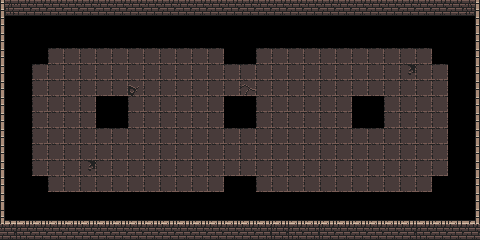

This game map was drawn from its Tiled (.tmx) file and the tilesets committed beside it. A one-line description and the full map source follow:
An orthogonal 30x15 tile map with 16x16 px tiles, 1 tile layer (First layer).

<map version="1.2" tiledversion="1.2.4" orientation="orthogonal" renderorder="left-up" width="30" height="15" tilewidth="16" tileheight="16" infinite="0" nextlayerid="3" nextobjectid="1">
 <tileset firstgid="1" source="Dungeon_Tileset.tsx" />
 <layer id="2" name="First layer" width="30" height="15">
  <data encoding="csv">
259,35,35,35,35,35,35,35,35,35,35,35,35,35,35,35,35,35,35,35,35,35,35,35,35,35,35,35,35,260,
258,0,0,0,0,0,0,0,0,0,0,0,0,0,0,0,0,0,0,0,0,0,0,0,0,0,0,0,0,257,
258,0,0,0,0,0,0,0,0,0,0,0,0,0,0,0,0,0,0,0,0,0,0,0,0,0,0,0,0,257,
258,0,0,130,130,130,130,130,130,130,130,130,130,130,0,0,130,130,130,130,130,130,130,130,130,130,130,0,0,257,
258,0,130,130,130,130,130,130,130,130,130,130,130,130,130,130,130,130,130,130,130,130,130,130,130,194,130,130,0,257,
258,0,130,130,130,130,130,130,162,130,130,130,130,130,130,131,130,130,130,130,130,130,130,130,130,130,130,130,0,257,
258,0,130,130,130,130,0,0,130,130,130,130,130,130,0,0,130,130,130,130,130,130,0,0,130,130,130,130,0,257,
258,0,130,130,130,130,0,0,130,130,130,130,130,130,0,0,130,130,130,130,130,130,0,0,130,130,130,130,0,257,
258,0,130,130,130,130,130,130,130,130,130,130,130,130,130,130,130,130,130,130,130,130,130,130,130,130,130,130,0,257,
258,0,130,130,130,130,130,130,130,130,130,130,130,130,130,130,130,130,130,130,130,130,130,130,130,130,130,130,0,257,
258,0,130,130,130,194,130,130,130,130,130,130,130,130,130,130,130,130,130,130,130,130,130,130,130,130,130,130,0,257,
258,0,0,130,130,130,130,130,130,130,130,130,130,130,0,0,130,130,130,130,130,130,130,130,130,130,130,0,0,257,
258,0,0,0,0,0,0,0,0,0,0,0,0,0,0,0,0,0,0,0,0,0,0,0,0,0,0,0,0,257,
291,2,2,2,2,2,2,2,2,2,2,2,2,2,2,2,2,2,2,2,2,2,2,2,2,2,2,2,2,292,
35,34,35,35,35,35,35,35,35,35,35,35,35,35,35,35,36,35,34,36,35,35,35,35,35,35,34,35,35,35
</data>
 </layer>
</map>
